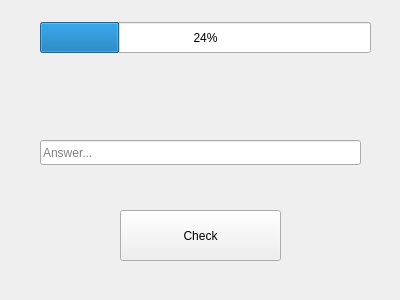
<?xml version="1.0" encoding="UTF-8"?>
<ui version="4.0">
    <class>StudyDefinitions</class>
    <widget class="QWidget" name="StudyDefinitions">
        <property name="geometry">
            <rect>
                <x>0</x>
                <y>0</y>
                <width>400</width>
                <height>300</height>
            </rect>
        </property>
        <property name="windowTitle">
            <string>Form</string>
        </property>
        <widget class="QLineEdit" name="definitionLineEdit">
            <property name="geometry">
                <rect>
                    <x>40</x>
                    <y>140</y>
                    <width>321</width>
                    <height>25</height>
                </rect>
            </property>
            <property name="inputMask">
                <string/>
            </property>
            <property name="text">
                <string/>
            </property>
            <property name="placeholderText">
                <string>Answer...</string>
            </property>
        </widget>
        <widget class="QLabel" name="correctnessLabel">
            <property name="geometry">
                <rect>
                    <x>40</x>
                    <y>170</y>
                    <width>321</width>
                    <height>31</height>
                </rect>
            </property>
            <property name="text">
                <string/>
            </property>
        </widget>
        <widget class="QPushButton" name="continueButton">
            <property name="geometry">
                <rect>
                    <x>120</x>
                    <y>210</y>
                    <width>161</width>
                    <height>51</height>
                </rect>
            </property>
            <property name="text">
                <string>Check</string>
            </property>
        </widget>
        <widget class="QLabel" name="termLabel">
            <property name="geometry">
                <rect>
                    <x>40</x>
                    <y>70</y>
                    <width>311</width>
                    <height>61</height>
                </rect>
            </property>
            <property name="text">
                <string/>
            </property>
        </widget>
        <widget class="QProgressBar" name="progressBar">
            <property name="geometry">
                <rect>
                    <x>40</x>
                    <y>22</y>
                    <width>331</width>
                    <height>31</height>
                </rect>
            </property>
            <property name="value">
                <number>24</number>
            </property>
        </widget>
    </widget>
    <resources/>
    <connections/>
</ui>
